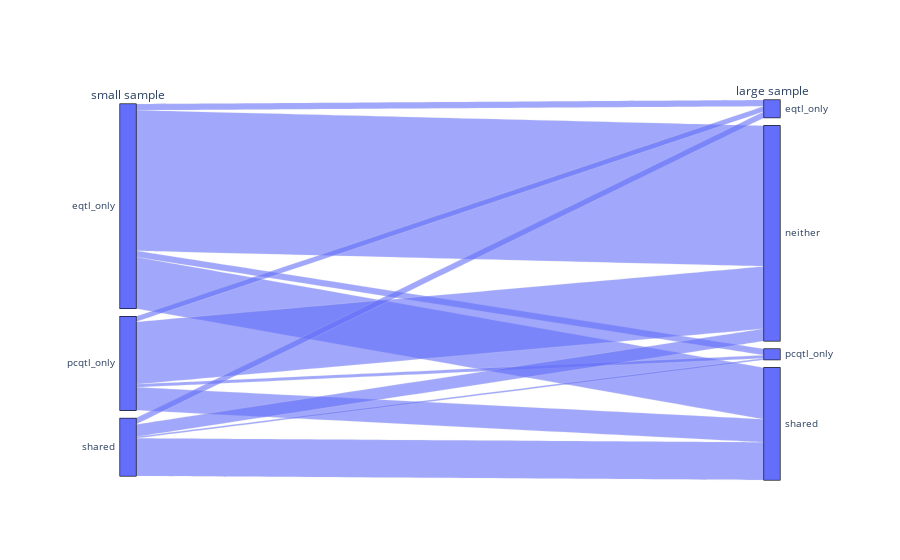

Notebook cell for this chart:
### Code cell
# make a flow diagram

import plotly.graph_objects as go

# Create dimensions
sub_dim = go.parcats.Dimension(
    values=coloc_annotated_signals.exclusive_label_sub,
    categoryorder='category ascending', label="small sample"
)

full_dim = go.parcats.Dimension(
    values=coloc_annotated_signals.exclusive_label_full,
    categoryorder='category ascending', label="large sample"
)

# Create parcats trace
color = coloc_annotated_signals.exclusive_label_sub;
colorscale = [['eqtl_only', 'lightsteelblue'], ['pcqtl_only', 'mediumseagreen'], ['shared', 'aliceblue']];

fig = go.Figure(data = [go.Parcats(dimensions=[sub_dim, full_dim],
        #line={'color': color, 'colorscale': colorscale},
        hoveron='color', hoverinfo='count+probability',
        arrangement='freeform')])

fig.show()

### Figure 1 — Plotly figure (JSON) as saved in the notebook; plotly's stock layout.template omitted (floating-point values rounded to 4 significant figures; data arrays with more than 128 entries replaced by an {"elided": "..."} marker saying what was removed)
{"data": [{"arrangement": "freeform", "dimensions": [{"categoryorder": "category ascending", "label": "small sample", "values": {"elided": "463 str values"}}, {"categoryorder": "category ascending", "label": "large sample", "values": {"elided": "463 str values"}}], "hoverinfo": "count+probability", "hoveron": "color", "type": "parcats"}], "layout": {}}
